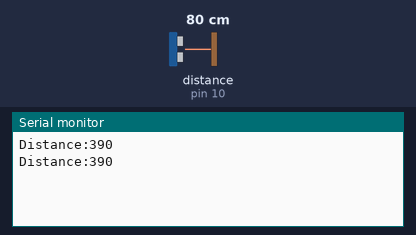
Simulated run of this sketch. Board: Arduino Uno, built with avr-gcc and run on an emulated ATmega328P. Shown: the last lines printed to the serial monitor. Wiring (inferred from the names in the program): ultrasonic range finder: trigger pin 9; echo pin 10. Inputs (shaded band) come from the test bench; at power-on: distance to the obstacle (sensor on pin 10) 80 cm. The echo pulse lasts 58.3 µs per cm.

Above: at 1.2 s.
1.3 s: distance to the obstacle (sensor on pin 10) set to 2 cm
At 2.6 s:
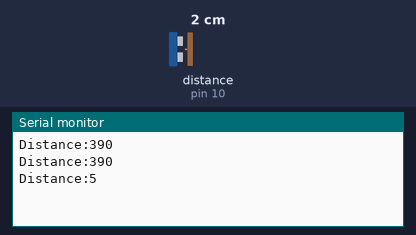
2.8 s: distance to the obstacle (sensor on pin 10) set to 4 cm
At 3.8 s:
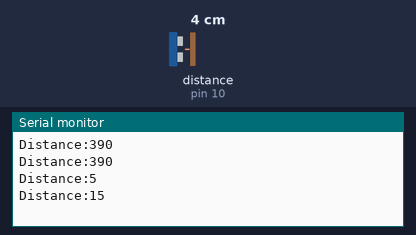
Timing chart, 0 to 5.8 s (numbered marks = the images above; inputs shaded):
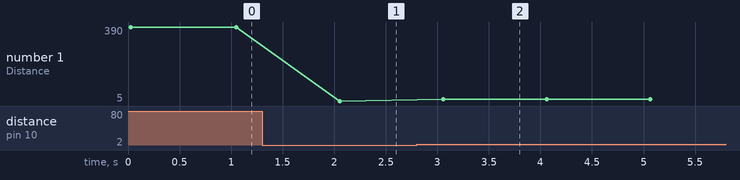

Measured:
- after the input at 1.3 s, the serial monitor: prints a new line after 0.76 s (image 1)
- after the input at 2.8 s, the serial monitor: prints a new line after 0.26 s (image 2)
- plotted number 1: 390 → 5 after the input at 1.3 s, 5 → 15 after the input at 2.8 s

The sketch:

usr_test.ino
```cpp
const int trigPin = 9;
const int echoPin = 10;
const int iteration = 5;

long duration;
int distance;
int distArr[5] = {0,0,0,0,0};

void setup() {
  pinMode(trigPin, OUTPUT);
  pinMode(echoPin, INPUT);
  Serial.begin(9600);
}

void loop() {
  // put your main code here, to run repeatedly:
	distance = usr(trigPin);
  Serial.print("Distance:");
  Serial.println(distance);
  delay(1000);
}

int usr(int trig_x)
{
  int i = 0, temp_distance = 0, buff_distance = 0;

  for(i = 0; i < iteration; i++)
  {
    digitalWrite(trig_x, LOW);
    delayMicroseconds(2);
    digitalWrite(trig_x, HIGH);
    delayMicroseconds(10);
    digitalWrite(trig_x, LOW);
    duration = pulseIn(echoPin, HIGH);
    buff_distance = duration * 0.034/2;
    distArr[i] = buff_distance;
  }
  return mean(distArr,iteration);
}

int mean(int*arr,int n)
{
  int temp = 0, count;
  for(count = 0; count<n; count++)
  {
    temp = temp + arr[count];
  }
  return temp;
}
```
